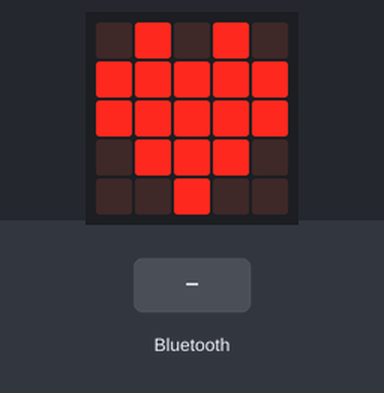
The program below on a simulated BBC micro:bit (MakeCode). Shown: the board's 5×5 LED display. Inputs (shaded band) come from the test bench.

Above: at 1.8 s.
1.9 s: a phone connects over Bluetooth
At 3.0 s:
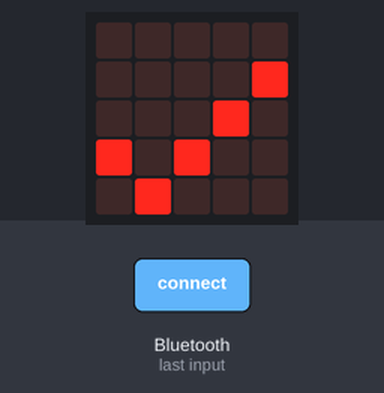
3.4 s: a phone disconnects over Bluetooth
At 4.2 s:
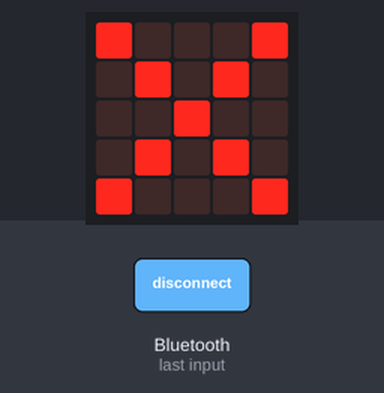
Timing chart, 0 to 6.4 s (numbered marks = the images above; inputs shaded):
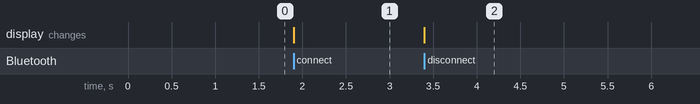

The program:

main.ts
```typescript
bluetooth.onBluetoothConnected(function () {
    basic.showIcon(IconNames.Yes)
})
bluetooth.onBluetoothDisconnected(function () {
    basic.showIcon(IconNames.No)
})
bluetooth.startAccelerometerService()
bluetooth.startButtonService()
basic.showIcon(IconNames.Heart)
```

test.ts
```typescript
// テストはここに来ます。このパッケージが拡張機能として使用されるときにはコンパイルされません。
```

Measured:
- after the input at 1.9 s, the display: changes at once (image 1)
- after the input at 3.4 s, the display: changes at once (image 2)
